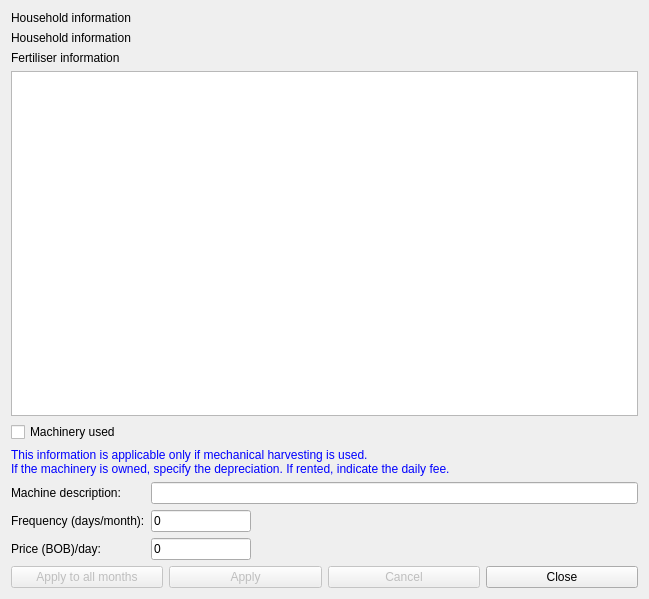
<?xml version="1.0" encoding="UTF-8"?>
<ui version="4.0">
 <class>fertiliserallocation</class>
 <widget class="impgenmaint" name="fertiliserallocation">
  <property name="geometry">
   <rect>
    <x>0</x>
    <y>0</y>
    <width>649</width>
    <height>599</height>
   </rect>
  </property>
  <property name="sizePolicy">
   <sizepolicy hsizetype="Preferred" vsizetype="Preferred">
    <horstretch>0</horstretch>
    <verstretch>0</verstretch>
   </sizepolicy>
  </property>
  <property name="windowTitle">
   <string>Form</string>
  </property>
  <layout class="QVBoxLayout" name="verticalLayout">
   <item>
    <layout class="QVBoxLayout" name="verticalLayout_3">
     <item>
      <widget class="QLabel" name="header1">
       <property name="enabled">
        <bool>true</bool>
       </property>
       <property name="palette">
        <palette>
         <active>
          <colorrole role="WindowText">
           <brush brushstyle="SolidPattern">
            <color alpha="255">
             <red>0</red>
             <green>0</green>
             <blue>0</blue>
            </color>
           </brush>
          </colorrole>
         </active>
         <inactive>
          <colorrole role="WindowText">
           <brush brushstyle="SolidPattern">
            <color alpha="255">
             <red>0</red>
             <green>0</green>
             <blue>0</blue>
            </color>
           </brush>
          </colorrole>
         </inactive>
         <disabled>
          <colorrole role="WindowText">
           <brush brushstyle="SolidPattern">
            <color alpha="255">
             <red>0</red>
             <green>0</green>
             <blue>0</blue>
            </color>
           </brush>
          </colorrole>
         </disabled>
        </palette>
       </property>
       <property name="toolTip">
        <string/>
       </property>
       <property name="text">
        <string>Household information</string>
       </property>
      </widget>
     </item>
     <item>
      <widget class="QLabel" name="header2">
       <property name="enabled">
        <bool>true</bool>
       </property>
       <property name="palette">
        <palette>
         <active>
          <colorrole role="WindowText">
           <brush brushstyle="SolidPattern">
            <color alpha="255">
             <red>0</red>
             <green>0</green>
             <blue>0</blue>
            </color>
           </brush>
          </colorrole>
         </active>
         <inactive>
          <colorrole role="WindowText">
           <brush brushstyle="SolidPattern">
            <color alpha="255">
             <red>0</red>
             <green>0</green>
             <blue>0</blue>
            </color>
           </brush>
          </colorrole>
         </inactive>
         <disabled>
          <colorrole role="WindowText">
           <brush brushstyle="SolidPattern">
            <color alpha="255">
             <red>0</red>
             <green>0</green>
             <blue>0</blue>
            </color>
           </brush>
          </colorrole>
         </disabled>
        </palette>
       </property>
       <property name="toolTip">
        <string/>
       </property>
       <property name="text">
        <string>Household information</string>
       </property>
      </widget>
     </item>
    </layout>
   </item>
   <item>
    <widget class="QLabel" name="Fertilizers">
     <property name="enabled">
      <bool>true</bool>
     </property>
     <property name="toolTip">
      <string/>
     </property>
     <property name="text">
      <string>Fertiliser information</string>
     </property>
    </widget>
   </item>
   <item>
    <widget class="QTableView" name="ListView3">
     <property name="enabled">
      <bool>true</bool>
     </property>
     <property name="sizePolicy">
      <sizepolicy hsizetype="Expanding" vsizetype="MinimumExpanding">
       <horstretch>0</horstretch>
       <verstretch>0</verstretch>
      </sizepolicy>
     </property>
     <property name="toolTip">
      <string/>
     </property>
    </widget>
   </item>
   <item>
    <widget class="IMPCheckBox" name="CheckBox14">
     <property name="sizePolicy">
      <sizepolicy hsizetype="Preferred" vsizetype="Fixed">
       <horstretch>0</horstretch>
       <verstretch>0</verstretch>
      </sizepolicy>
     </property>
     <property name="toolTip">
      <string/>
     </property>
     <property name="text">
      <string>Machinery used</string>
     </property>
     <property name="checked">
      <bool>false</bool>
     </property>
     <property name="FieldName">
      <string>MACHINE</string>
     </property>
     <property name="CheckedValue" stdset="0">
      <string>T</string>
     </property>
     <property name="UnCheckedValue">
      <string>F</string>
     </property>
    </widget>
   </item>
   <item>
    <widget class="QLabel" name="Label40">
     <property name="enabled">
      <bool>true</bool>
     </property>
     <property name="sizePolicy">
      <sizepolicy hsizetype="Preferred" vsizetype="Fixed">
       <horstretch>0</horstretch>
       <verstretch>0</verstretch>
      </sizepolicy>
     </property>
     <property name="palette">
      <palette>
       <active>
        <colorrole role="WindowText">
         <brush brushstyle="SolidPattern">
          <color alpha="255">
           <red>0</red>
           <green>0</green>
           <blue>255</blue>
          </color>
         </brush>
        </colorrole>
       </active>
       <inactive>
        <colorrole role="WindowText">
         <brush brushstyle="SolidPattern">
          <color alpha="255">
           <red>0</red>
           <green>0</green>
           <blue>255</blue>
          </color>
         </brush>
        </colorrole>
       </inactive>
       <disabled>
        <colorrole role="WindowText">
         <brush brushstyle="SolidPattern">
          <color alpha="255">
           <red>0</red>
           <green>0</green>
           <blue>255</blue>
          </color>
         </brush>
        </colorrole>
       </disabled>
      </palette>
     </property>
     <property name="toolTip">
      <string/>
     </property>
     <property name="text">
      <string>This information is applicable only if mechanical harvesting is used.
If the machinery is owned, specify the depreciation. If rented, indicate the daily fee.</string>
     </property>
     <property name="wordWrap">
      <bool>true</bool>
     </property>
    </widget>
   </item>
   <item>
    <layout class="QGridLayout" name="gridLayout">
     <item row="1" column="0">
      <widget class="QLabel" name="Label38">
       <property name="enabled">
        <bool>true</bool>
       </property>
       <property name="sizePolicy">
        <sizepolicy hsizetype="Preferred" vsizetype="Preferred">
         <horstretch>0</horstretch>
         <verstretch>0</verstretch>
        </sizepolicy>
       </property>
       <property name="palette">
        <palette>
         <active>
          <colorrole role="WindowText">
           <brush brushstyle="SolidPattern">
            <color alpha="255">
             <red>0</red>
             <green>0</green>
             <blue>0</blue>
            </color>
           </brush>
          </colorrole>
         </active>
         <inactive>
          <colorrole role="WindowText">
           <brush brushstyle="SolidPattern">
            <color alpha="255">
             <red>0</red>
             <green>0</green>
             <blue>0</blue>
            </color>
           </brush>
          </colorrole>
         </inactive>
         <disabled>
          <colorrole role="WindowText">
           <brush brushstyle="SolidPattern">
            <color alpha="255">
             <red>0</red>
             <green>0</green>
             <blue>0</blue>
            </color>
           </brush>
          </colorrole>
         </disabled>
        </palette>
       </property>
       <property name="toolTip">
        <string/>
       </property>
       <property name="text">
        <string>Frequency (days/month):</string>
       </property>
      </widget>
     </item>
     <item row="1" column="1">
      <widget class="IMPEdit" name="Edit21">
       <property name="enabled">
        <bool>true</bool>
       </property>
       <property name="sizePolicy">
        <sizepolicy hsizetype="Expanding" vsizetype="Fixed">
         <horstretch>0</horstretch>
         <verstretch>0</verstretch>
        </sizepolicy>
       </property>
       <property name="maximumSize">
        <size>
         <width>100</width>
         <height>16777215</height>
        </size>
       </property>
       <property name="toolTip">
        <string/>
       </property>
       <property name="text">
        <string>0</string>
       </property>
       <property name="FieldType">
        <enum>IMPEdit::Numeric</enum>
       </property>
       <property name="FieldName">
        <string>FREQMACH</string>
       </property>
      </widget>
     </item>
     <item row="2" column="0">
      <widget class="QLabel" name="Label39">
       <property name="enabled">
        <bool>true</bool>
       </property>
       <property name="sizePolicy">
        <sizepolicy hsizetype="Preferred" vsizetype="Preferred">
         <horstretch>0</horstretch>
         <verstretch>0</verstretch>
        </sizepolicy>
       </property>
       <property name="palette">
        <palette>
         <active>
          <colorrole role="WindowText">
           <brush brushstyle="SolidPattern">
            <color alpha="255">
             <red>0</red>
             <green>0</green>
             <blue>0</blue>
            </color>
           </brush>
          </colorrole>
         </active>
         <inactive>
          <colorrole role="WindowText">
           <brush brushstyle="SolidPattern">
            <color alpha="255">
             <red>0</red>
             <green>0</green>
             <blue>0</blue>
            </color>
           </brush>
          </colorrole>
         </inactive>
         <disabled>
          <colorrole role="WindowText">
           <brush brushstyle="SolidPattern">
            <color alpha="255">
             <red>0</red>
             <green>0</green>
             <blue>0</blue>
            </color>
           </brush>
          </colorrole>
         </disabled>
        </palette>
       </property>
       <property name="toolTip">
        <string/>
       </property>
       <property name="text">
        <string>Price (BOB)/day:</string>
       </property>
      </widget>
     </item>
     <item row="2" column="1">
      <widget class="IMPEdit" name="Edit22">
       <property name="enabled">
        <bool>true</bool>
       </property>
       <property name="sizePolicy">
        <sizepolicy hsizetype="Expanding" vsizetype="Fixed">
         <horstretch>0</horstretch>
         <verstretch>0</verstretch>
        </sizepolicy>
       </property>
       <property name="maximumSize">
        <size>
         <width>100</width>
         <height>16777215</height>
        </size>
       </property>
       <property name="toolTip">
        <string/>
       </property>
       <property name="text">
        <string>0</string>
       </property>
       <property name="FieldType">
        <enum>IMPEdit::Numeric</enum>
       </property>
       <property name="FieldName">
        <string>PRICE</string>
       </property>
      </widget>
     </item>
     <item row="1" column="2">
      <spacer name="horizontalSpacer">
       <property name="orientation">
        <enum>Qt::Horizontal</enum>
       </property>
       <property name="sizeHint" stdset="0">
        <size>
         <width>40</width>
         <height>20</height>
        </size>
       </property>
      </spacer>
     </item>
     <item row="0" column="0">
      <widget class="QLabel" name="label">
       <property name="sizePolicy">
        <sizepolicy hsizetype="Preferred" vsizetype="Preferred">
         <horstretch>0</horstretch>
         <verstretch>0</verstretch>
        </sizepolicy>
       </property>
       <property name="text">
        <string>Machine description:</string>
       </property>
      </widget>
     </item>
     <item row="0" column="1" colspan="2">
      <widget class="IMPEdit" name="iMPEdit">
       <property name="sizePolicy">
        <sizepolicy hsizetype="Expanding" vsizetype="Fixed">
         <horstretch>0</horstretch>
         <verstretch>0</verstretch>
        </sizepolicy>
       </property>
       <property name="FieldName">
        <string>MACHDESC</string>
       </property>
      </widget>
     </item>
    </layout>
   </item>
   <item>
    <layout class="QHBoxLayout" name="horizontalLayout">
     <property name="spacing">
      <number>6</number>
     </property>
     <item>
      <widget class="QPushButton" name="BitBtn11">
       <property name="enabled">
        <bool>false</bool>
       </property>
       <property name="toolTip">
        <string>Apply this information to all the selected months</string>
       </property>
       <property name="text">
        <string>Apply to all months</string>
       </property>
       <property name="icon">
        <iconset resource="../images.qrc">
         <normaloff>:/images/apply.png</normaloff>:/images/apply.png</iconset>
       </property>
       <property name="flat">
        <bool>false</bool>
       </property>
      </widget>
     </item>
     <item>
      <widget class="QPushButton" name="BitBtn6">
       <property name="enabled">
        <bool>false</bool>
       </property>
       <property name="toolTip">
        <string/>
       </property>
       <property name="text">
        <string>Apply</string>
       </property>
       <property name="icon">
        <iconset resource="../images.qrc">
         <normaloff>:/images/apply.png</normaloff>:/images/apply.png</iconset>
       </property>
       <property name="flat">
        <bool>false</bool>
       </property>
      </widget>
     </item>
     <item>
      <widget class="QPushButton" name="BitBtn7">
       <property name="enabled">
        <bool>false</bool>
       </property>
       <property name="toolTip">
        <string/>
       </property>
       <property name="text">
        <string>Cancel</string>
       </property>
       <property name="icon">
        <iconset resource="../images.qrc">
         <normaloff>:/images/cancel.png</normaloff>:/images/cancel.png</iconset>
       </property>
       <property name="flat">
        <bool>false</bool>
       </property>
      </widget>
     </item>
     <item>
      <widget class="QPushButton" name="BitBtn8">
       <property name="enabled">
        <bool>true</bool>
       </property>
       <property name="toolTip">
        <string/>
       </property>
       <property name="text">
        <string>Close</string>
       </property>
       <property name="icon">
        <iconset resource="../images.qrc">
         <normaloff>:/images/closeform.png</normaloff>:/images/closeform.png</iconset>
       </property>
       <property name="flat">
        <bool>false</bool>
       </property>
      </widget>
     </item>
    </layout>
   </item>
  </layout>
 </widget>
 <customwidgets>
  <customwidget>
   <class>IMPEdit</class>
   <extends>QLineEdit</extends>
   <header>impedit.h</header>
  </customwidget>
  <customwidget>
   <class>IMPCheckBox</class>
   <extends>QCheckBox</extends>
   <header>impcheckbox.h</header>
  </customwidget>
  <customwidget>
   <class>impgenmaint</class>
   <extends>QWidget</extends>
   <header>impgenmaint.h</header>
   <container>1</container>
  </customwidget>
 </customwidgets>
 <resources>
  <include location="../images.qrc"/>
 </resources>
 <connections/>
</ui>
